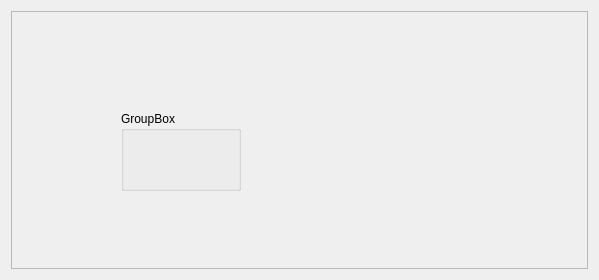
<?xml version="1.0" encoding="UTF-8"?>
<ui version="4.0">
 <class>WzrdPgDatosFamilia</class>
 <widget class="QWizardPage" name="WzrdPgDatosFamilia">
  <property name="geometry">
   <rect>
    <x>0</x>
    <y>0</y>
    <width>599</width>
    <height>280</height>
   </rect>
  </property>
  <property name="windowTitle">
   <string>WizardPage</string>
  </property>
  <property name="title">
   <string>Datos de Familia</string>
  </property>
  <layout class="QHBoxLayout" name="horizontalLayout">
   <item>
    <widget class="QFrame" name="frame">
     <property name="frameShape">
      <enum>QFrame::StyledPanel</enum>
     </property>
     <property name="frameShadow">
      <enum>QFrame::Raised</enum>
     </property>
     <widget class="QGroupBox" name="groupBox">
      <property name="geometry">
       <rect>
        <x>110</x>
        <y>100</y>
        <width>120</width>
        <height>80</height>
       </rect>
      </property>
      <property name="title">
       <string>GroupBox</string>
      </property>
     </widget>
    </widget>
   </item>
  </layout>
 </widget>
 <resources/>
 <connections/>
</ui>
